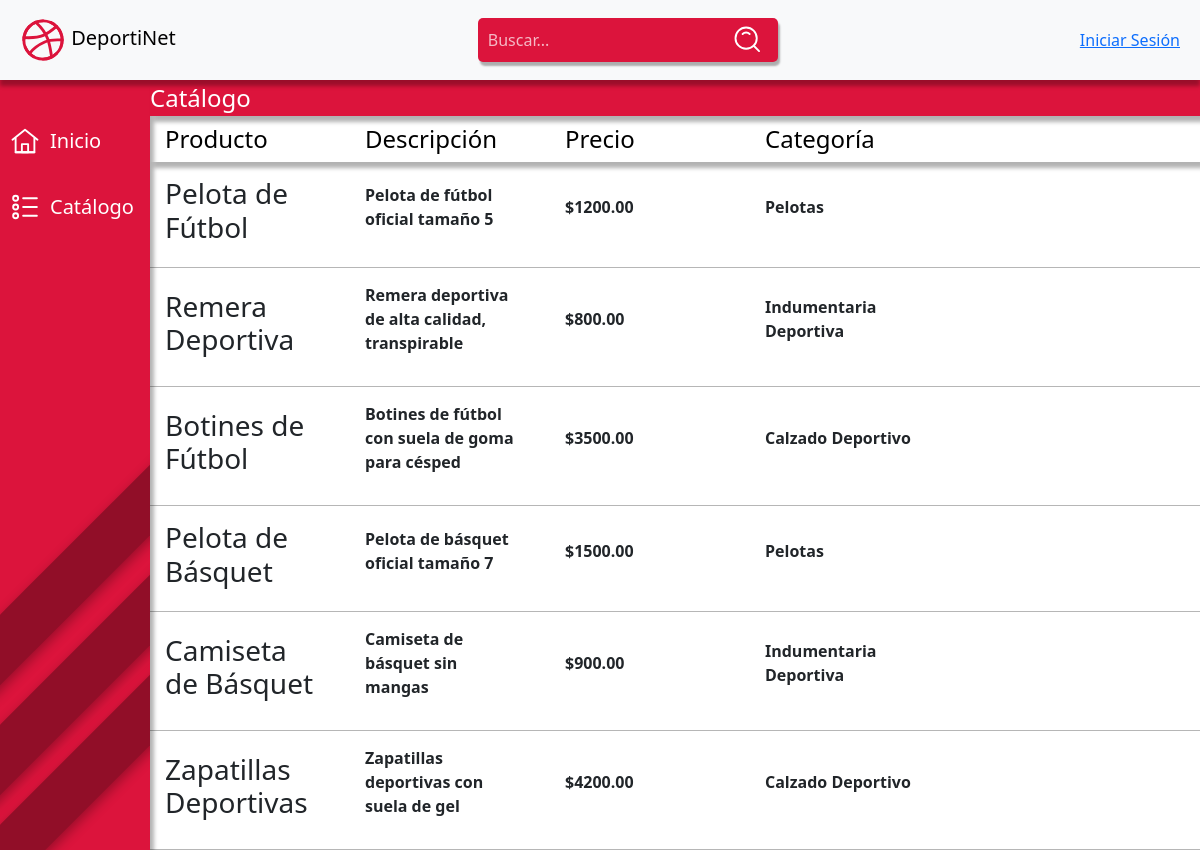
/catalogo.php, run on the app's committed database.
### tables this page shows
CREATE TABLE `productos` (
  `id_producto` int NOT NULL,
  `nombre` varchar(100) NOT NULL,
  `descripcion` text,
  `precio` decimal(10,2) NOT NULL,
  `stock` int NOT NULL,
  `id_categoria` int NOT NULL,
  `img` varchar(200) NOT NULL
);

CREATE TABLE `categorias` (
  `id_categoria` int NOT NULL,
  `nombre_categoria` varchar(100) NOT NULL
);

### catalogo.php (the view, shortened to what this page needs)
<!DOCTYPE html>
<html lang="es">
<head>
    <link href="https://cdn.jsdelivr.net/npm/bootstrap@5.3.3/dist/css/bootstrap.min.css" rel="stylesheet">
    <link rel="stylesheet" href="./cssMain/index-main.css">
</head>
<body>
    <div class="navbar">
        <a class="navbar-brand" href="#">
            DeportiNet
        </a>
        <form id="form" role="search" action="buscar.php" method="GET">
            <input type="search" id="query" name="q" placeholder="Buscar..." aria-label="Search through site content" required>
            <button type="submit">
            </button>
        </form>
            <a class="profile" type="button" href="logeo.php">
                Iniciar Sesión
            </a>
        </div>
<div class="sidebar">
<a href="index.php" >
            <svg width="30" height="30" fill="none" stroke="currentColor" stroke-linecap="round" stroke-linejoin="round" stroke-width="1.5" viewBox="0 0 24 24" xmlns="http://www.w3.org/2000/svg">
            <path d="M4.5 21V9L2 11l10-8 10 8-2.5-2v12h-15Z"></path>
            <path d="M9.5 14.5V21h5v-6.5h-5Z"></path>
            <path d="M4.5 21h15"></path>
          </svg>Inicio</a>
        <a href="catalogo.php" >
              Catálogo</a>
        <div class="diagonal-block block1"></div>
        <div class="diagonal-block block2"></div>
        <div class="diagonal-block block3"></div>
    </div>
    <div class="main-content">
        <div class="sub-content">
            <div class="sub-navbar">
                <p>Catálogo</p>
            </div>
            <div class="list-sub-navbar">
                <p>Producto</p>
                <p>Descripción</p>
                <p>Precio</p>
                <p>Categoría</p>
            </div>
        </div>
        <div class="contenido">
        <?php
            include 'db.php';
            $query = "SELECT Productos.*, Categorias.nombre_categoria FROM Productos JOIN Categorias ON Productos.id_categoria = Categorias.id_categoria";
            $result = $conn->query($query);
            if ($result->num_rows > 0) {
                while ($row = $result->fetch_assoc()) {
                    echo "<div class='producto'>";
                    echo "<h3>" . $row['nombre'] . "</h3>";
                    echo "<p>" . $row['descripcion'] . "</p>";
                    echo "<p>$" . $row['precio'] . "</p>";
                    echo "<p>" . $row['nombre_categoria'] . "</p>";
                    echo "</div>";
                }
            } else {
                echo "No hay productos disponibles";
            }
        ?>
        </div>
</body>
</html>

### cssMain/index-main.css (style rules this page uses)
body { overflow-y: hidden; }
body, html { width: 100%; overflow-x: hidden; }
.navbar { height: 80px; width: 100%; background-color: #f8f9fa; display: flex; align-items: center; box-shadow: 0 6px 4px rgba(0, 0, 0, 0.3); position: fixed; top: 0; left: 0; z-index: 1000; }
.navbar a { margin-left: 20px; margin-right: 20px; }
.navbar-brand { transition: all .35s; }
.sidebar { height: 100%; width: 150px; background-color: crimson; position: fixed; top: 80px; left: 0; padding-top: 20px; box-sizing: border-box; box-shadow: 4px 6px 4px rgba(0, 0, 0, 0.3); z-index: 1; overflow: hidden; }
.sidebar a { display: flex; color: white; padding: 10px; text-decoration: none; font-size: 20px; margin-top: 16px; transition: all .35s; gap: 10px; }
.sidebar svg { display: block; }
.sidebar a:after { position: absolute; content: ""; top: 0; left: 0; width: 0; height: 100%; background: #ff003b; transition: all .35s; }
.diagonal-block { position: absolute; width: 200%; height: 50px; transform: rotate(-45deg); z-index: -1000; box-shadow: 4px 4px 12px rgba(0, 0, 0, 0.3); }
.block1 { background-color: rgb(145, 14, 40); bottom: 120px; left: -50%; }
.block2 { background-color: rgb(145, 14, 40); bottom: 220px; left: -50%; }
.block3 { background-color: rgb(145, 14, 40); bottom: 330px; left: -50%; }
.main-content { margin-top: 80px; margin-left: 150px; }
.sub-navbar { background-color: crimson; position: relative; width: 100%; z-index: 1; box-shadow: 4px 6px 4px rgba(0, 0, 0, 0.3); }
.sub-navbar p { display:inline; vertical-align: middle; font-size: 24px; color: white; }
.list-sub-navbar { background-color: white; position: relative; width: 100%; box-shadow: 4px 6px 4px rgba(0, 0, 0, 0.3); display: flex; gap: 50px; padding: 5px 15px; align-items: baseline; }
.list-sub-navbar p { font-size: 24px; color: black; margin-bottom: 0; width: 150px; }
form { background-color: crimson; width: 300px; height: 44px; border-radius: 5px; display: flex; flex-direction: row; align-items: center; box-shadow: 2px 4px 2px rgba(0, 0, 0, 0.3); }
input { all: unset; font: 16px system-ui; color: #fff; height: 100%; width: 100%; padding: 6px 10px; }
::placeholder { color: #fff; opacity: 0.7; }
form button { all: unset; cursor: pointer; width: 44px; height: 44px; margin-right: 10px; }
.contenido .producto { display: flex; gap: 50px; padding: 15px; align-items: center; border-bottom: solid 1px #b6b6b6; }
.contenido h3 { width: 150px; }
.contenido p { width: 150px; font-weight: bold; }

### data on the page
productos: nombre "Pelota de Fútbol", descripcion "Pelota de fútbol oficial tamaño 5", precio "1200.00", id_categoria.nombre_categoria "Pelotas"
productos: nombre "Remera Deportiva", descripcion "Remera deportiva de alta calidad, transpirable", precio "800.00", id_categoria.nombre_categoria "Indumentaria Deportiva"
productos: nombre "Botines de Fútbol", descripcion "Botines de fútbol con suela de goma para césped", precio "3500.00", id_categoria.nombre_categoria "Calzado Deportivo"
productos: nombre "Pelota de Básquet", descripcion "Pelota de básquet oficial tamaño 7", precio "1500.00", id_categoria.nombre_categoria "Pelotas"
productos: nombre "Camiseta de Básquet", descripcion "Camiseta de básquet sin mangas", precio "900.00", id_categoria.nombre_categoria "Indumentaria Deportiva"
productos: nombre "Zapatillas Deportivas", descripcion "Zapatillas deportivas con suela de gel", precio "4200.00", id_categoria.nombre_categoria "Calzado Deportivo"
